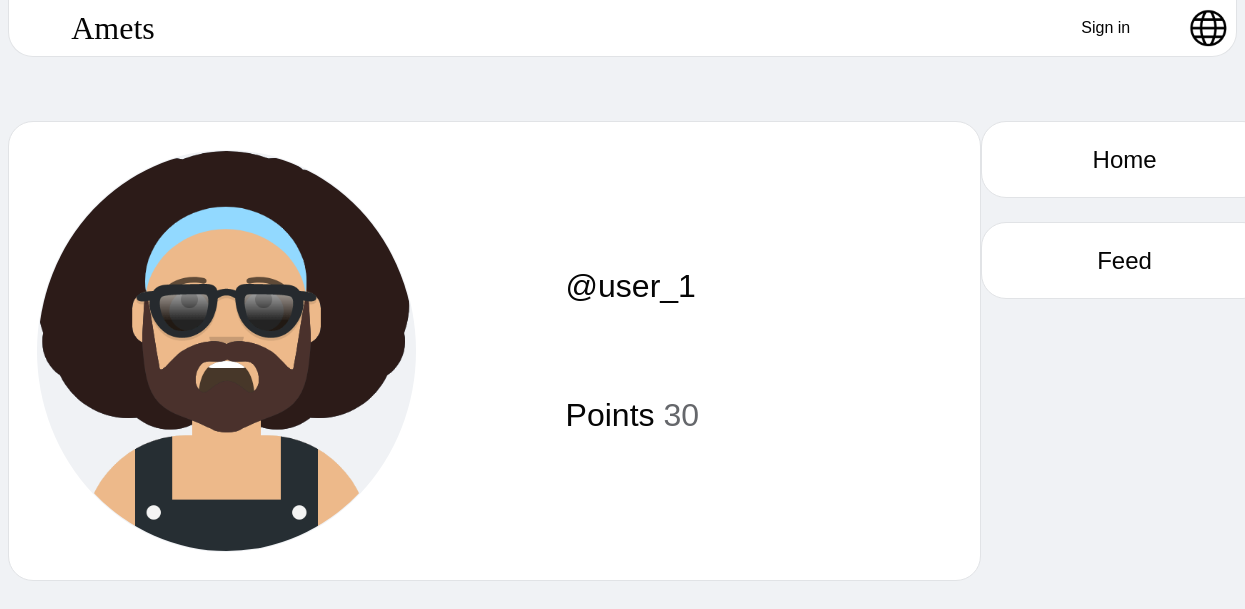
The page /profile/user_1/ on the database its author committed.
### index/models.py (models this page shows, shortened)
class Profile (models.Model):
    user = models.OneToOneField(User, on_delete= models.CASCADE, unique= True)
    profile_points = models.IntegerField(default= 0)
    class ProfileAvatar (models.TextChoices):
        AVATAR_0 = 'index/images/avatars/avatar_0.png'
        AVATAR_1 = 'index/images/avatars/avatar_1.png'
        AVATAR_2 = 'index/images/avatars/avatar_2.png'
        AVATAR_3 = 'index/images/avatars/avatar_3.png'
        AVATAR_4 = 'index/images/avatars/avatar_4.png'
        AVATAR_5 = 'index/images/avatars/avatar_5.png'
    profile_avatar = models.CharField (max_length= 255, choices= ProfileAvatar.choices, default= ProfileAvatar.AVATAR_0)
    @classmethod
    def getAvatarLinkList (cls):
        list = []
        for tuple in cls.ProfileAvatar.choices:
            list.append(tuple[0])
        return list

### index/views.py (the view, shortened to what this page needs)
# urls.py: path('profile/<user_username>/', views.profile, name='profile'),
def profile(request, user_username):
    context = {}
    profile = User.objects.get(username= user_username).profile
    context['profile'] = profile
    context['user'] = request.user
    context['profile_owner'] = False
    if request.user.is_authenticated and user_username == request.user.username:
        context['profile_owner'] = True
    context['avatar_list'] = Prfl.getAvatarLinkList()
    return render(request, 'index/profile.html', context)

### index/templates/index/profile.html (shortened to what this page needs)
{% load static %}
<!DOCTYPE html>
<html>
    <head>
        <link rel="stylesheet" type="text/css" href="{% static 'index/profile.css' %}">
    </head>
    <body>
        <div id="nav_bar">
            <a id="logo" href="{% url 'index:home' %}">Amets</a>
            <div id="user_block">
                {% if user.is_authenticated %}
                    <a href="{% url 'index:profile' user.username %}">
                        <img id="avatar_icon" src="{% static user.profile.profile_avatar %}" alt="Avatar icon" width="45.2" height="48">
                    </a>
                    <a id="username" href="{% url 'index:profile' user.username %}">@{{user.username}}</a>
                {% else %}
                    <a id="sign_in" href="{% url 'index:sign_in' %}">Sign in</a>
                {% endif %}
            </div>
            <img id="language_icon" src="{% static 'index/images/language_icon.png' %}" alt="Language icon" width="56" height="56" onclick="select()">
        </div>
        <div id="main_panel">
            <div id="profile_panel">
                <div id="profile_info">
                    {% if profile_owner %}
                        <img id="profile_avatar_owner" src="{% static profile.profile_avatar %}" alt="Avatar icon" width="377.2" height="400" onclick="change()">
                    {% else %}
                        <img id="profile_avatar" src="{% static profile.profile_avatar %}" alt="Avatar icon" width="377.2" height="400">
                    {% endif %}
                    <div id="profile_aside">
                        <span id="profile_username">@{{profile.user.username}}</span>
                        <span id="profile_points">Points <span id="profile_points_span">{{profile.profile_points}}</span></span>
                    </div>
                </div>
            </div>
            <div id="side_panel">
                <a href="{% url 'index:home' %}">Home</a>
                <a href="{% url 'index:feed' %}">Feed</a>
            </div>
        </div>
    </body>
</html>

### index/static/index/profile.css (style rules this page uses)
* { margin: 0; padding: 0; font-family: Arial, Helvetica, sans-serif; color: rgb(5, 5, 5); }
:link { text-decoration: none; }
body { background-color: rgb(240, 242, 245); display: flex; flex-flow: column nowrap; }
#nav_bar { background-color: rgb(255, 255, 255); border-color: rgb(225, 227, 230); border-style: solid; border-width: 1px; border-top-width: 0px; border-bottom-left-radius: 25px; border-bottom-right-radius: 25px; position: sticky; top: 0px; margin-left: 8px; margin-right: 8px; display: flex; flex-flow: row nowrap; align-items: center; }
#logo { font-family: "Unica One", "Regular" !important; font-size: 32px; margin-right: auto; margin-left: 5vw; transition: font-size 0.5s ease; }
#user_block { margin-left: auto; display: flex; flex-flow: row nowrap; align-items: center; }
#language_icon { cursor: pointer; margin-left: 4vw; }
#main_panel { margin-left: 8px; margin-right: 8px; margin-top: 8vh; display: flex; flex-flow: row nowrap; align-items: flex-start; }
#profile_panel { display: flex; flex-flow: column nowrap; align-items: flex-start; flex-grow: 1; }
#profile_info { margin-bottom: 16px; padding: 28px; width: 73.5vw; display: flex; flex-flow: row nowrap; align-items: center; background-color: rgb(255, 255, 255); border-color: rgb(225, 227, 230); border-style: solid; border-width: 1px; border-radius: 25px; }
#profile_avatar { margin-right: 2vw; border-color: transparent; border-style: solid; border-width: 1px; border-radius: 50%; background-color: rgb(240, 242, 245); }
#profile_aside { margin-left: 10vw; margin-right: auto; height: 350px; display: flex; flex-flow: column nowrap; align-items: flex-start; justify-content: space-evenly; }
#profile_username { font-size: xx-large; }
#profile_points { font-size: xx-large; }
#profile_points_span { font-size: xx-large; color: rgb(101, 103, 107); }
#side_panel { margin-left: auto; display: flex; flex-flow: column nowrap; align-items: center; }
#side_panel > * { background-color: rgb(255, 255, 255); border-color: rgb(225, 227, 230); border-style: solid; border-width: 1px; border-radius: 25px; margin-bottom: 3vh; min-width: 285px; min-height: 75px; text-align: center; line-height: 75px; font-size: 24px; }

### rows shown on the page
Profile: profile_avatar (picture), user.username "user_1", profile_points "30"
